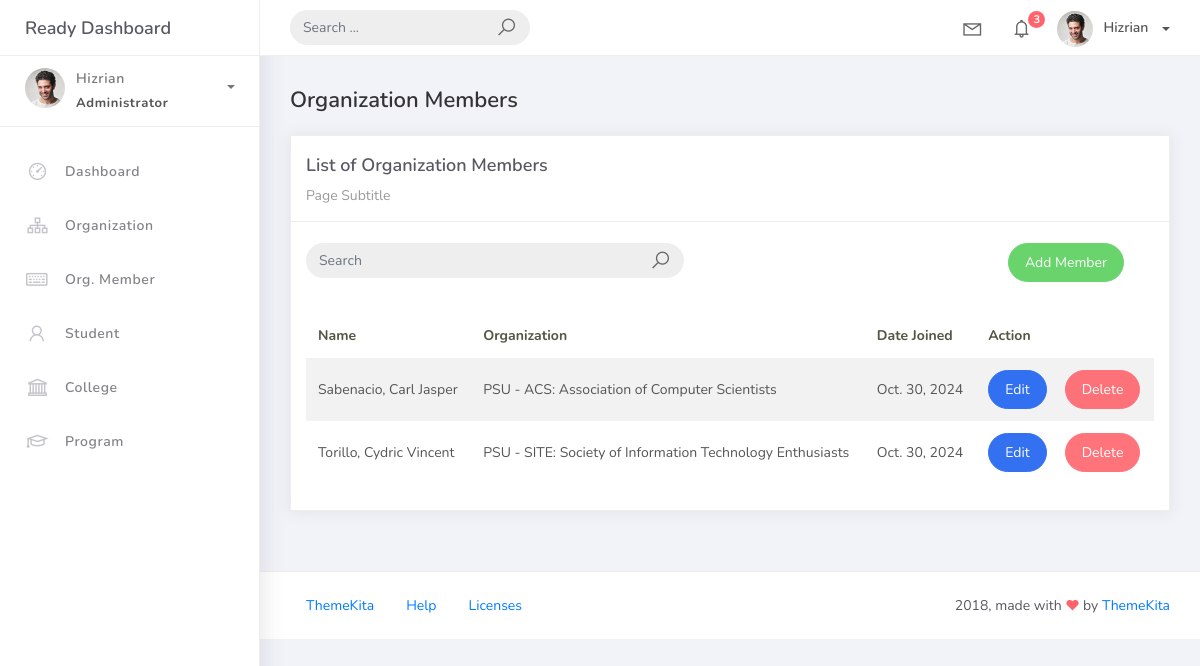
The page /orgmember_list on the database its author committed.
### studentorg/models.py (models this page shows)
class BaseModel(models.Model):
    created_at = models.DateTimeField(auto_now_add=True, db_index=True)
    updated_at = models.DateTimeField(auto_now=True)
    class Meta:
        abstract = True

class OrgMember(BaseModel):
    student = models.ForeignKey(Student, on_delete=models.CASCADE)
    organization = models.ForeignKey(Organization, on_delete=models.CASCADE)
    date_joined = models.DateField()

class Student(BaseModel):
    student_id = models.CharField(max_length=15)
    lastname = models.CharField(max_length=25)
    firstname = models.CharField(max_length=25)
    middlename = models.CharField(max_length=25, blank=True, null=True)
    program = models.ForeignKey(Program, on_delete=models.CASCADE)
    college = models.ForeignKey(College, null=True, blank=True, on_delete=models.CASCADE)
    def __str__(self):
        return f"{self.lastname}, {self.firstname}"

class Organization(BaseModel):
    name = models.CharField(max_length=250)
    college = models.ForeignKey(College, null=True, blank=True, on_delete=models.CASCADE)
    description = models.CharField(max_length=500)
    def __str__(self):
        return self.name

### studentorg/views.py (the view)
# urls.py: path('orgmember_list', OrgMemberList.as_view(), name='orgmember-list'),
class OrgMemberList(ListView):
    model = OrgMember
    context_object_name = 'orgmember'
    template_name = 'org_member_list.html'
    paginate_by = 5
    def get_queryset(self, *args, **kwargs):
        qs = super(OrgMemberList, self).get_queryset(*args, **kwargs)
        if self.request.GET.get("q") != None:
            query = self.request.GET.get('q')
            qs = qs.filter(Q(date_joined__icontains=query))
        return qs

### templates/org_member_list.html (shortened to what this page needs)
{% extends 'base.html' %}
{% load static %}
{% block content %}
  <div class="content">
    <div class="container-fluid">
      <h4 class="page-title">Organization Members</h4>
      <div class="row">
        <div class="col-md-12">
          <div class="card">
            <div class="card-header">
              <div class="card-title">List of Organization Members</div>
              <div class="card-category">Page Subtitle</div>
            </div>
            <br />
                <div class="col-md-12 row">
                <div class="col-md-6">
                    <form class="navbar-left navbar-form nav-search mr-md-3" action="{% url 'orgmember-list' %}">
                    <div class="input-group">
                        <input type="text" placeholder="Search" class="form-control" name="q" />
                        <div class="input-group-append">
                        <span class="input-group-text">
                            <i class="la la-search search-icon"></i>
                        </span>
                        </div>
                    </div>
                    </form>
                </div>
                <div class="col-md-6">
                    <div class="pull-right">
                    <a href="{% url 'orgmember-add' %}" class="btn btn-success btn-rounded">Add Member</a>
                    </div>
                </div>
                </div>
            <div class="card-body">
              <table class="table table-striped mt-3">
                <thead>
                  <tr>
                    <th scope="col">Name</th>
                    <th scope="col">Organization</th>
                    <th scope="col">Date Joined</th>
                    <th scope="col">Action</th>
                  </tr>
                </thead>
                <tbody>
                  {% for object in object_list %}
                    <tr>
                      <td>{{ object.student }}</td>
                      <td>{{ object.organization }}</td>
                      <td>{{ object.date_joined }}</td>
                      <td>
                        <a href="orgmember_list/{{ object.id }}" class="btn btn-primary btn-rounded">Edit</a>
                        <a href="orgmember_list/{{ object.id }}/delete" class="btn btn-danger btn-rounded">Delete</a>
                    </td>
                    </tr>
                    {% empty %}
                    <tr>
                      <td colspan="4" style="text-align: center">
                        <p class="text-sm font-weight-bold mb-0">No Records Found</p>
                      </td>
                    </tr>
                  {% endfor %}
                </tbody>
              </table>
            </div>
          </div>
        </div>
      </div>
    </div>
  </div>
{% endblock %}

### rows shown on the page
OrgMember: student "Sabenacio, Carl Jasper", organization "PSU - ACS: Association of Computer Scientists", date_joined "Oct. 30, 2024"
OrgMember: student "Torillo, Cydric Vincent", organization "PSU - SITE: Society of Information Technology Enthusiasts", date_joined "Oct. 30, 2024"
